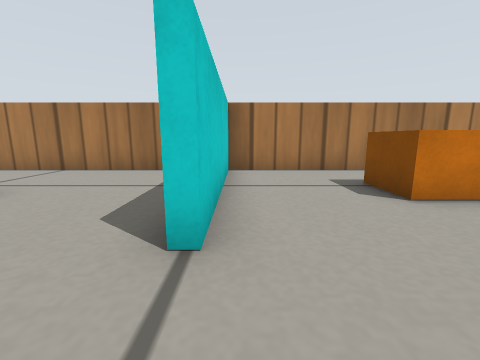
view 1 (above)

16 first-person views from a walk through a robot-simulator world made for Gazebo. The camera is 0.2 m above the floor, tilts 10° down and sees 90° across. The floor is counted in squares, 0.2 m on a side. Each view is taken from the middle of a square. On the plan, view 1 faces up. The plan holds only what a view shows up to about 11 squares ahead; the rest is blank. Gazebo's built-in surfaces are drawn with simple patterns.

view 2
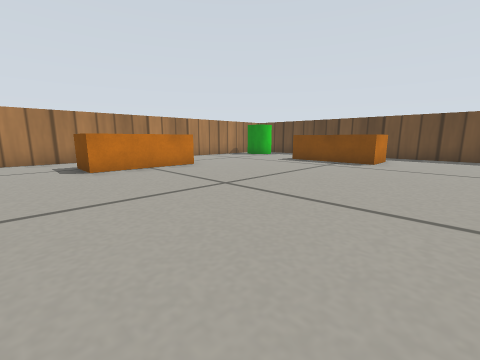

view 3
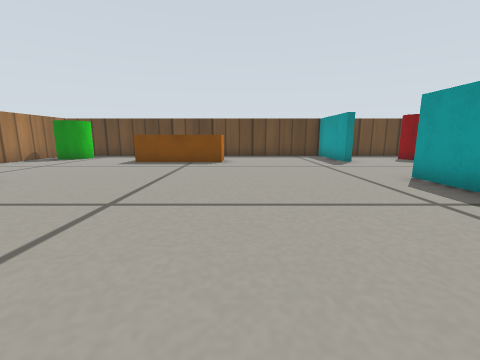

view 4
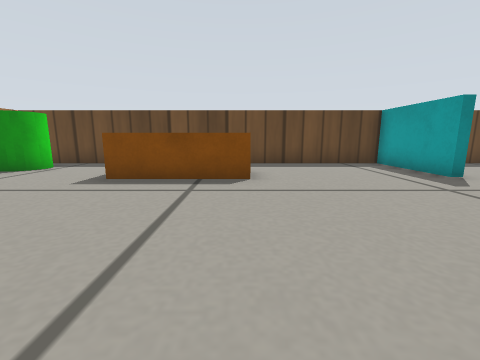

view 5
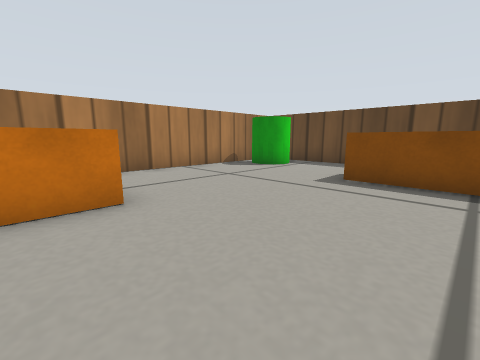

view 6
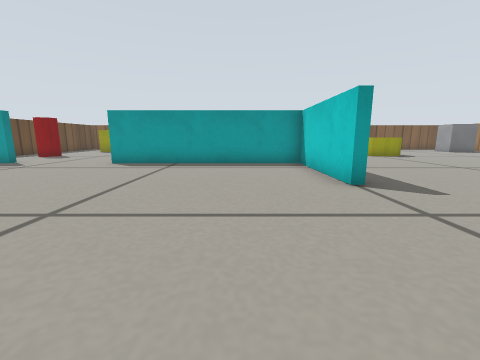

view 7
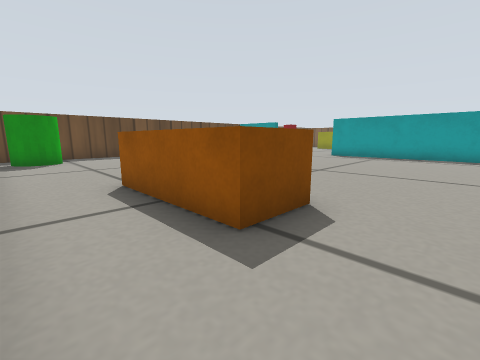

view 8
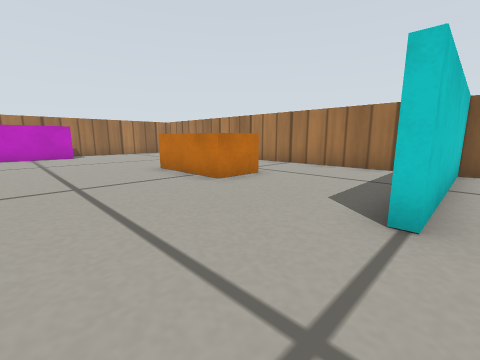

view 9
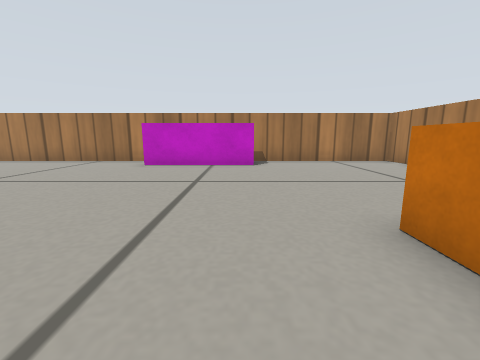

view 10
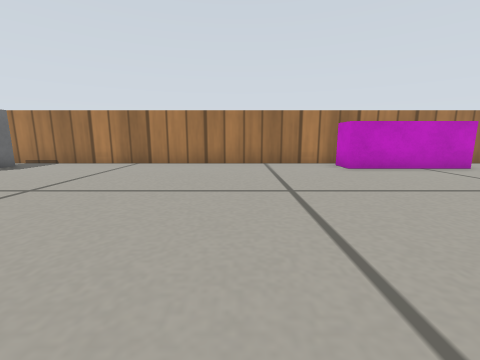

view 11
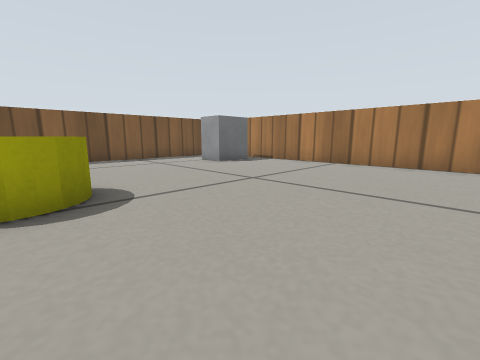

view 12
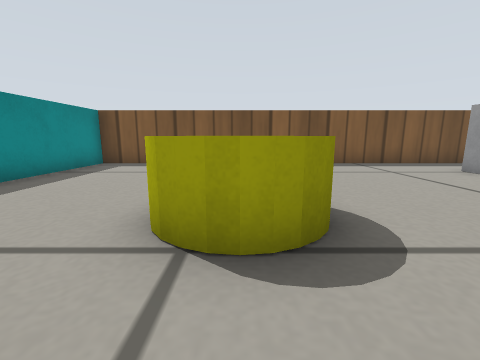

view 13
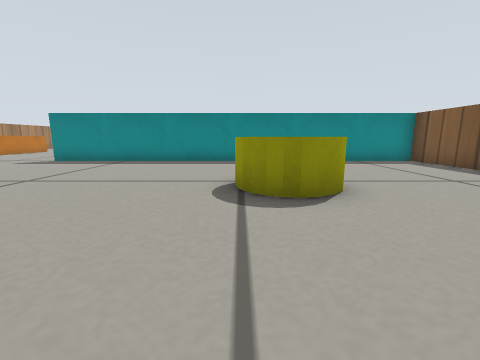

view 14
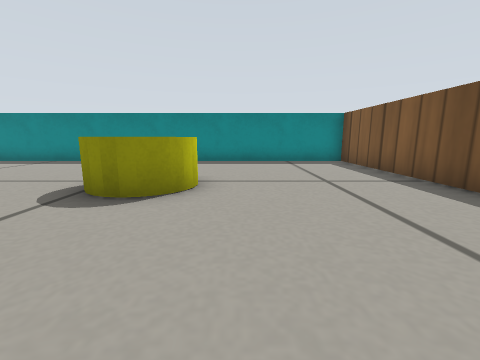

view 15
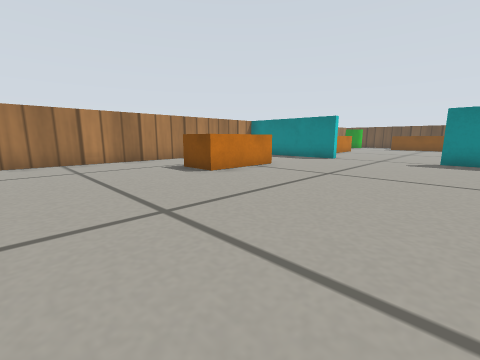

view 16
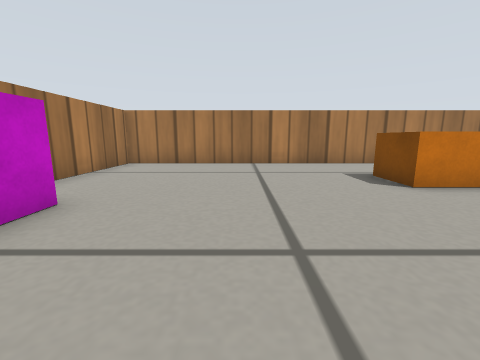

### Floor plan
Key: @ floor where view 1 was taken; # wall or solid block; . floor; B orange box; C green cylinder; P pillar; A cabinet; Y yellow cylinder.
Columns run from 16 left of view 1 to 15 right of it. Each row starts with its distance up from view 1.
  8 #############################
  7 #..............#.............C.#
  6 #..............#............CC.#
  5 #......... ....#...BBBB......C.#
  4 #........B B...#...BBBB........#
  3 #........BBB...#.............. #
  2 #..............#...........B   #
  1   #........................B   #
  0   #.............@..........B   #
 -1   #........................BB. #
 -2 ###............................#
 -3 #..............#...............#
 -4 #..............#...............#
 -5 #..............#...............#
 -6 #..............########....#####
 -7 #..............#        .....
 -8 #..............#        .....
 -9 #..............#          ....
-10 #.........Y....#            PP.#
-11 #........Y Y...#
-12 #.........Y....#
-13 #..............#
-14 #.AA...........#
-15 # AA...........#
-16   .............#
-17   .............#
-18  ###############

Positions as (right, up) in squares from view 1, and headings:
1: (0, 0), facing up
2: (1, -4), facing up-right
3: (1, -2), facing right
4: (5, -1), facing right
5: (5, 0), facing up-right
6: (2, 3), facing down
7: (1, 7), facing down-right
8: (0, -1), facing up-left
9: (-5, 1), facing left
10: (-6, -6), facing left
11: (-6, -6), facing down-left
12: (-6, -8), facing down
13: (-11, -10), facing right
14: (-11, -13), facing right
15: (-12, -3), facing up-right
16: (-11, -2), facing up
